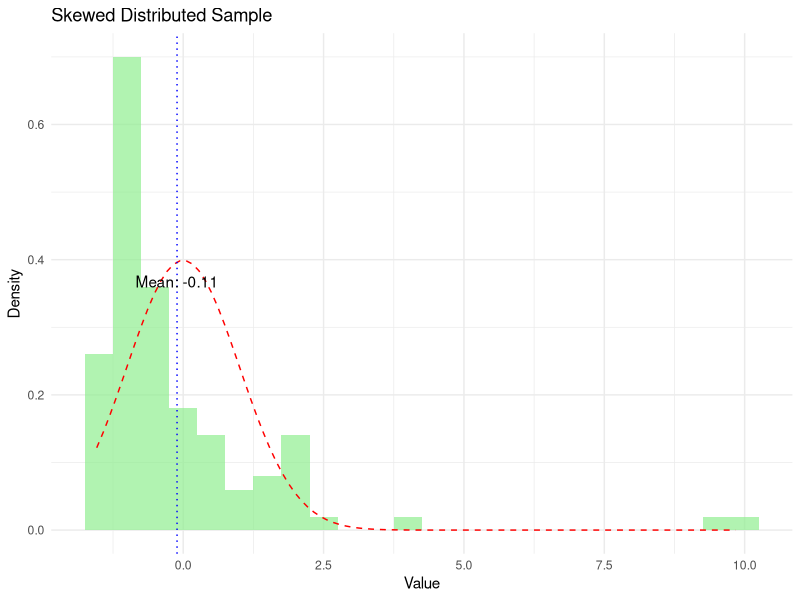
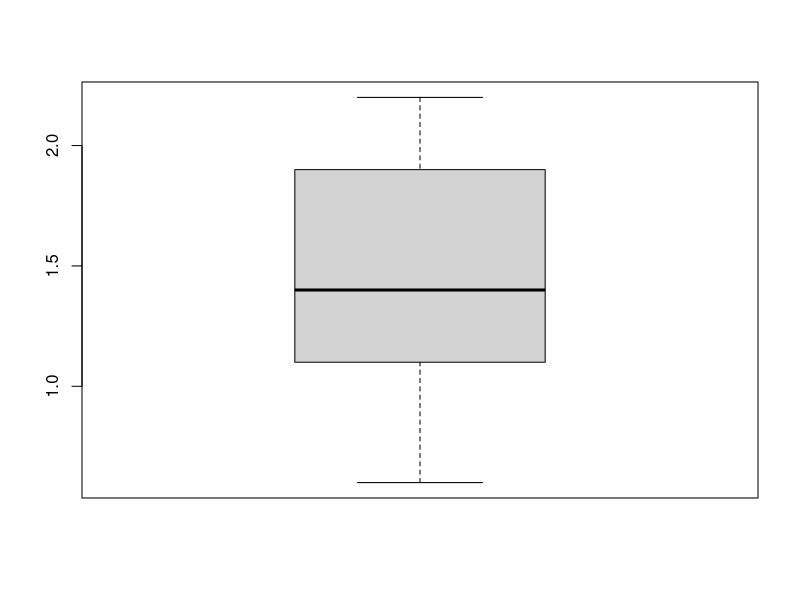
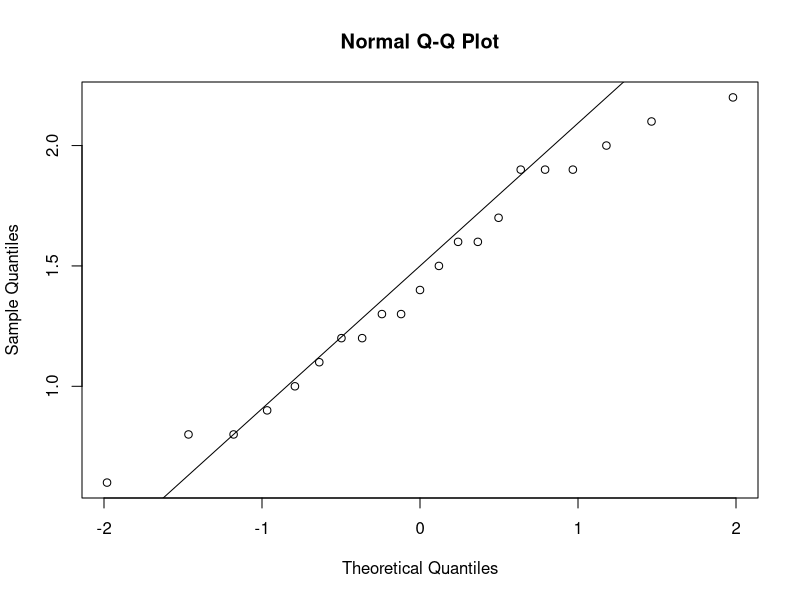
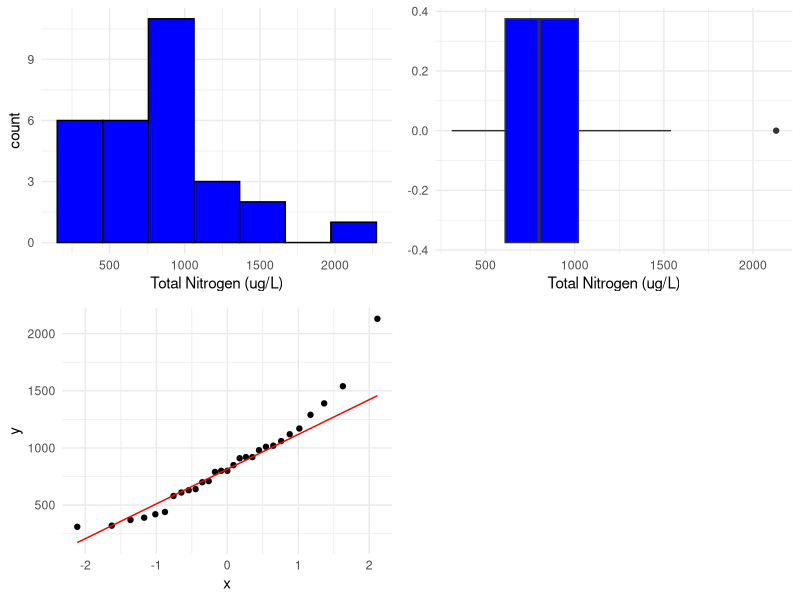
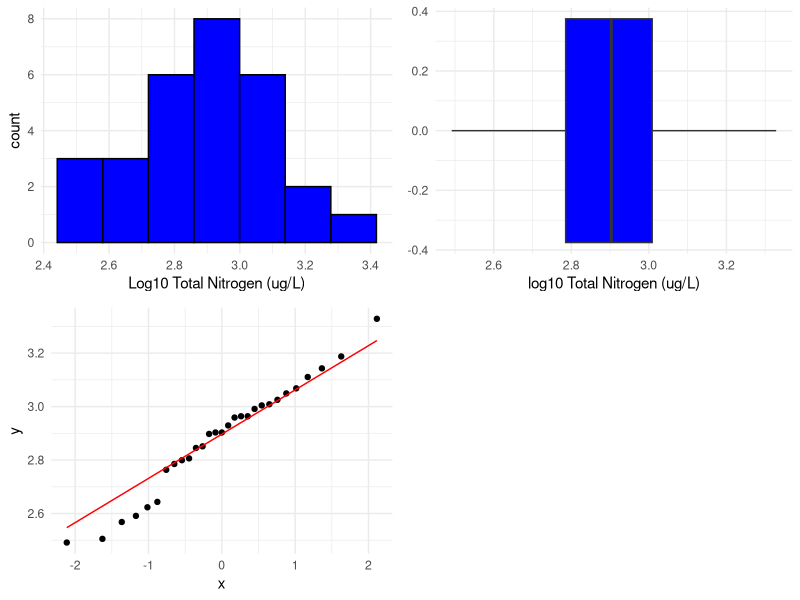

Generate these figures, in order, with R:
## ---- chunk 1
library(ggplot2)

# Assuming 'skewed_sample' is your skewed data. For this example, let's simulate it
set.seed(0) # For reproducibility
skewed_sample <- rlnorm(100, meanlog = 0, sdlog = 1) - exp(0.5) # Skewed data, centered around 0

# Create a data frame for ggplot
data <- data.frame(value = skewed_sample)

# Plot
p <- ggplot(data, aes(x = value)) +
  geom_histogram(aes(y = ..density..), binwidth = 0.5, fill = "lightgreen", alpha = 0.7) +
  stat_function(fun = dnorm, args = list(mean = 0, sd = 1), color = "red", linetype = "dashed") +
  labs(title = "Skewed Distributed Sample", x = "Value", y = "Density") +
  theme_minimal() +
  geom_vline(aes(xintercept = mean(value)), color = "blue", linetype = "dotted") +
  annotate("text", x = mean(skewed_sample), y = 0.35, label = paste("Mean:", round(mean(skewed_sample), 2)), vjust = -0.5)
## ---- chunk 2
print(p)
## ---- chunk 3
yield <- c(0.6, 0.8, 0.8, 0.9, 1.0, 1.1, 1.2, 1.2, 1.3, 1.3, 1.4, 1.5, 1.6, 1.6, 1.7, 1.9, 1.9, 1.9, 2.0, 2.1, 2.2)
## ---- chunk 4
stem(yield)
## ---- chunk 5
boxplot(yield)
## ---- chunk 6
summary(yield)
## ---- chunk 7
shapiro.test(yield)
## ---- chunk 8
qqnorm(yield)
qqline(yield)
## ---- chunk 9
t.test(yield,
  mu = 1.1,
  alternative = "two.sided",
  conf.level = 0.95
)
## ---- chunk 10
qt(0.975, df = 20)
## ---- chunk 11
TN <- read.csv("data/TN_Wallacia.csv")
str(TN)
mean(TN$TN, na.rm = TRUE) # na.rm=TRUE if we have missing values
median(TN$TN, na.rm = TRUE)
## ---- chunk 12
library(ggplot2)
library(gridExtra)

# Histogram
p1 <- ggplot(TN, aes(x = TN)) +
  geom_histogram(
    fill = "blue", color = "black",
    bins = 7
  ) +
  xlab("Total Nitrogen (ug/L)") +
  theme_minimal()

# Boxplot
p2 <- ggplot(TN, aes(x = TN)) +
  geom_boxplot(fill = "blue") +
  xlab("Total Nitrogen (ug/L)") +
  theme_minimal()

# Q-Q plot
p3 <- ggplot(TN, aes(sample = TN)) +
  stat_qq() +
  stat_qq_line(col = "red") +
  theme_minimal()

## ---- chunk 13
# Arrange the plots in a 2x2 layout
grid.arrange(p1, p2, p3, ncol = 2)
## ---- chunk 14
shapiro.test(TN$TN)
## ---- chunk 15
# Let's try a log10 transformation
# We start by creating a new column in our data frame called log10_TN
# We then take the log10 of the TN column and store it in the new column
TN$log10_TN <- log10(TN$TN)
## ---- chunk 16
10^mean(TN$log10_TN)
## ---- chunk 17
library(ggplot2)
library(gridExtra)

# Histogram
p1 <- ggplot(TN, aes(x = log10_TN)) +
  geom_histogram(
    fill = "blue", color = "black",
    bins = 7
  ) +
  xlab("Log10 Total Nitrogen (ug/L)") +
  theme_minimal()

# Boxplot
p2 <- ggplot(TN, aes(x = log10_TN)) +
  geom_boxplot(fill = "blue") +
  xlab("log10 Total Nitrogen (ug/L)") +
  theme_minimal()

# Q-Q plot
p3 <- ggplot(TN, aes(sample = log10_TN)) +
  stat_qq() +
  stat_qq_line(col = "red") +
  theme_minimal()

## ---- chunk 18
# Arrange the plots in a 2x2 layout
grid.arrange(p1, p2, p3, ncol = 2)
## ---- chunk 19
shapiro.test(TN$log10_TN)
## ---- chunk 20
t.test(TN$log10_TN,
  mu = log10(500),
  alternative = "two.sided",
  conf.level = 0.95
)
## ---- chunk 21
10^(2.81)
10^(2.97)
## ---- chunk 22
t.test(TN$log10_TN,
  mu = log10(500),
  alternative = "greater",
  conf.level = 0.95
)
